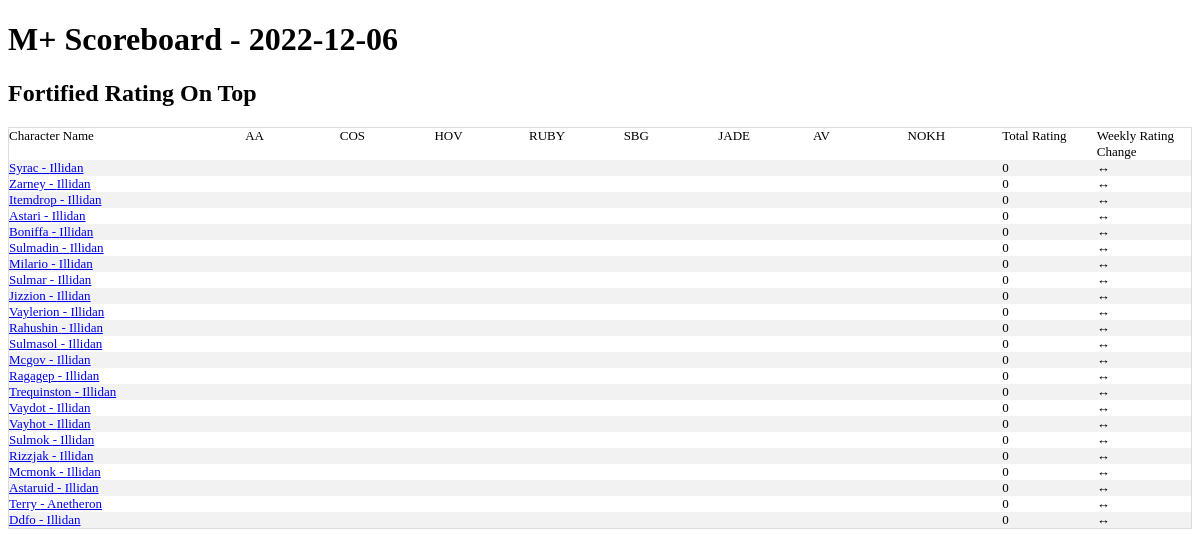
Before: / with the older database file.
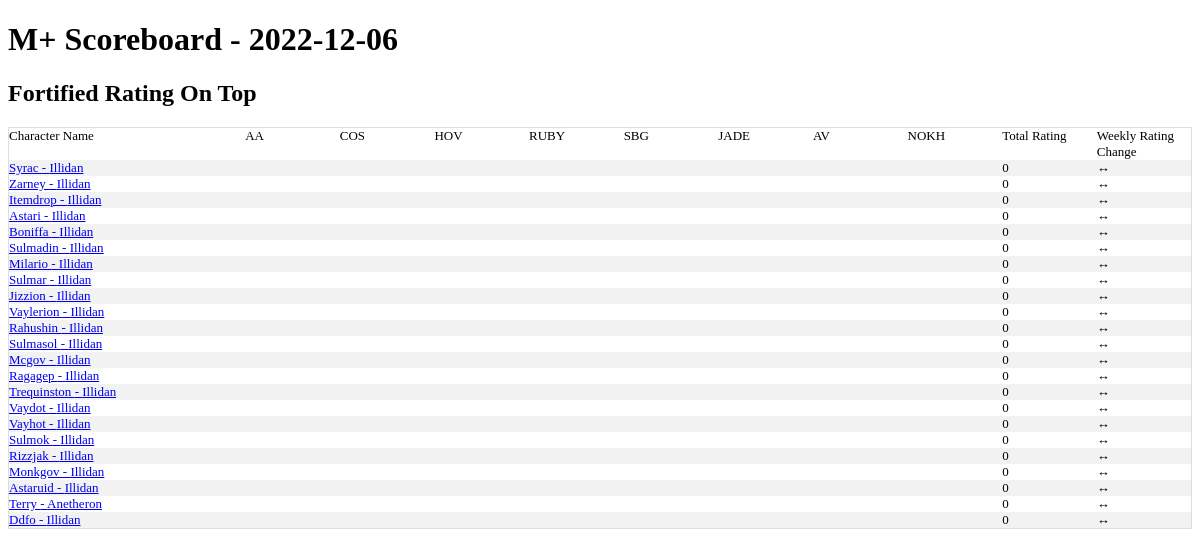
After: the same page with the newer database file.
### tables this page shows
CREATE TABLE season_best_pivot_ext(
  name TEXT,
  realm TEXT,
  region TEXT,
  scoreboard_date TEXT,
  total_rating,
  "Algeth'ar Academy Fortified",
  "Algeth'ar Academy Tyrannical",
  "Court of Stars Fortified",
  "Court of Stars Tyrannical",
  "Halls of Valor Fortified",
  "Halls of Valor Tyrannical",
  "Ruby Life Pools Fortified",
  "Ruby Life Pools Tyrannical",
  "Shadowmoon Burial Grounds Fortified",
  "Shadowmoon Burial Grounds Tyrannical",
  "Temple of the Jade Serpent Fortified",
  "Temple of the Jade Serpent Tyrannical",
  "The Azure Vault Fortified",
  "The Azure Vault Tyrannical",
  "The Nokhud Offensive Fortified",
  "The Nokhud Offensive Tyrannical",
  daily_rating_change,
  pr_AA_for TEXT,
  pr_AA_tyr TEXT,
  pr_COS_for TEXT,
  pr_COS_tyr TEXT,
  pr_HOV_for TEXT,
  pr_HOV_tyr TEXT,
  pr_RUBY_for TEXT,
  pr_RUBY_tyr TEXT,
  pr_SBG_for TEXT,
  pr_SBG_tyr TEXT,
  pr_JADE_for TEXT,
  pr_JADE_tyr TEXT,
  pr_AV_for TEXT,
  pr_AV_tyr TEXT,
  pr_NOKH_for TEXT,
  pr_NOKH_tyr TEXT
);

CREATE TABLE base_characters (
                name TEXT
                ,realm TEXT
                ,region TEXT
                ,unique_key TEXT UNIQUE
                );

### app.py (the view)
@app.route('/')
def index():
    conn = create_connection()
    cursor  = conn.cursor()
    data = cursor.execute("""select * from base_characters base left join season_best_pivot_ext piv
    on upper(base.name) = upper(piv.name)
    and upper(base.realm) = upper(piv.realm)
    and upper(base.region) = upper(piv.region)
    where scoreboard_date = (select max(scoreboard_date) from  season_best_pivot_ext)
    order by total_rating desc""").fetchall()
    max_date = cursor.execute('select max(scoreboard_date) as max_date from season_best_pivot_ext').fetchone()
    print('hi')
    return render_template('index.html',data=data,max_date = max_date)

### app.py (called while the page is built)
def create_connection():
    conn = None
    try:
        file ="/home/terrysey/MythicPlus/mplus.db"
        conn = sqlite3.connect(file
        ,detect_types=sqlite3.PARSE_DECLTYPES)
        conn.row_factory=sqlite3.Row
        return conn
    except Error as e:
        print(e)
        try:
            file="/Users/terryseyler/git/mythicplus/mplus.db"
            conn = sqlite3.connect(file
            ,detect_types=sqlite3.PARSE_DECLTYPES)
            conn.row_factory=sqlite3.Row
            return conn
        except Error as e:
            print(e)
            try:
                file="C:/Users/tlsey/git/MythicPlus/mplus.db"
                conn = sqlite3.connect(file
                ,detect_types=sqlite3.PARSE_DECLTYPES)
                conn.row_factory=sqlite3.Row
                return conn
            except Error as e:
                print(e)

### templates/index.html (shortened to what this page needs)
<!doctype html>
<link rel="stylesheet" href="{{ url_for('static', filename='style.css') }}">
<html>
<h1>M+ Scoreboard - {{max_date['max_date']}} </h1>
<h2>Fortified Rating On Top</h2>
<table class="scoreboard">
<tr>
    <td class="scoreboard_char_name">Character Name</td>
    <td class="scoreboard_attributes">AA</td>
    <td class="scoreboard_attributes">COS</td>
    <td class="scoreboard_attributes">HOV</td>
    <td class="scoreboard_attributes">RUBY</td>
    <td class="scoreboard_attributes">SBG</td>
    <td class="scoreboard_attributes">JADE</td>
    <td class="scoreboard_attributes">AV</td>
    <td class="scoreboard_attributes">NOKH</td>
    <td class="scoreboard_attributes">Total Rating</td>
    <td class="scoreboard_attributes">Weekly Rating Change</td>
</tr>
{% for data in data %}
<tr>
    <td class="scoreboard_char_name"><a href="{{url_for('character_name',character_name=data['name'],realm=data['realm'],region=data['region'])}}">{{ data['name'] }} - {{data['realm']}}</a></td>
    <td class="scoreboard_attributes">
    <br>
    </td>
    <td class="scoreboard_attributes">
    <br>
    </td>
    <td class="scoreboard_attributes">
    <br>
    </td>
    <td class="scoreboard_attributes">
    <br>
    </td>
    <td class="scoreboard_attributes">
    <br>
    </td>
    <td class="scoreboard_attributes">
    <br>
    </td>
    <td class="scoreboard_attributes">
    <br>
    </td>
    <td class="scoreboard_attributes">
    <br>
    </td>
    <td class="scoreboard_attributes">{{ data['total_rating'] }}</td>
   {% if data['daily_rating_change'] > 0 %}
     <td class="scoreboard_attributes">&uarr; {{ data['daily_rating_change'] }}</td>
   {% elif data['daily_rating_change']  < 0 %}
     <td class="scoreboard_attributes">&darr;{{ data['daily_rating_change'] }}</td>
   {% else %}
     <td class="scoreboard_attributes">&harr;</td>
   {% endif %}
{% endfor %}
</table>
</html>

### static/style.css (style rules this page uses)
table.scoreboard { border-collapse: collapse; border-spacing: 0; width: 100%; border: 1px solid #ddd; }
th, td { text-align: left; vertical-align:top; padding: 0px; font-size: 13px; }
tr:nth-child(even) { background-color: #f2f2f2; }
td.scoreboard_char_name { width:20%; }
td.scoreboard_attributes { width:8%; }

Changed rows visible on the page:
changed season_best_pivot_ext: name "Mcmonk" → "Monkgov"
